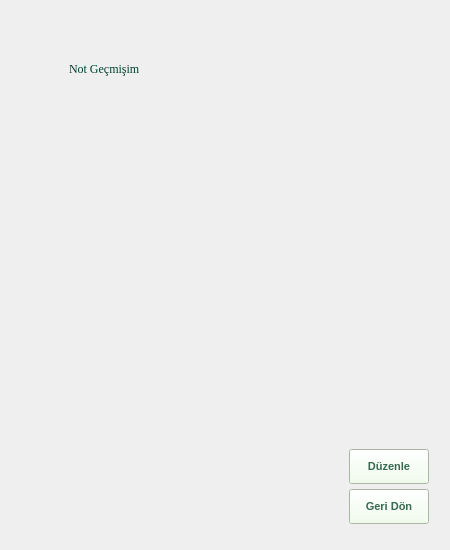
<?xml version="1.0" encoding="UTF-8"?>
<ui version="4.0">
 <class>Form</class>
 <widget class="QWidget" name="Form">
  <property name="enabled">
   <bool>true</bool>
  </property>
  <property name="geometry">
   <rect>
    <x>0</x>
    <y>0</y>
    <width>450</width>
    <height>550</height>
   </rect>
  </property>
  <property name="windowTitle">
   <string>Form</string>
  </property>
  <widget class="QWidget" name="widget" native="true">
   <property name="geometry">
    <rect>
     <x>-1</x>
     <y>-1</y>
     <width>491</width>
     <height>550</height>
    </rect>
   </property>
   <widget class="QLabel" name="label">
    <property name="geometry">
     <rect>
      <x>-160</x>
      <y>0</y>
      <width>611</width>
      <height>550</height>
     </rect>
    </property>
    <property name="styleSheet">
     <string notr="true">border-image: url(:/images/bg.jpg);
border-radius: 20px;</string>
    </property>
    <property name="text">
     <string/>
    </property>
   </widget>
   <widget class="QLabel" name="label_2">
    <property name="geometry">
     <rect>
      <x>70</x>
      <y>45</y>
      <width>120</width>
      <height>50</height>
     </rect>
    </property>
    <property name="font">
     <font>
      <family>Times New Roman</family>
      <pointsize>9</pointsize>
      <weight>50</weight>
      <bold>false</bold>
     </font>
    </property>
    <property name="styleSheet">
     <string notr="true">color: rgb(0, 66, 48);</string>
    </property>
    <property name="text">
     <string>Not Geçmişim</string>
    </property>
   </widget>
   <widget class="QPushButton" name="pushButton">
    <property name="geometry">
     <rect>
      <x>350</x>
      <y>450</y>
      <width>80</width>
      <height>35</height>
     </rect>
    </property>
    <property name="font">
     <font>
      <family>Nirmala UI</family>
      <pointsize>8</pointsize>
      <weight>75</weight>
      <bold>true</bold>
     </font>
    </property>
    <property name="styleSheet">
     <string notr="true">background-color: rgb(238, 255, 231);
color: rgb(53, 106, 78);</string>
    </property>
    <property name="text">
     <string>Düzenle</string>
    </property>
   </widget>
   <widget class="QPushButton" name="pushButton_2">
    <property name="geometry">
     <rect>
      <x>350</x>
      <y>490</y>
      <width>80</width>
      <height>35</height>
     </rect>
    </property>
    <property name="font">
     <font>
      <family>Nirmala UI</family>
      <pointsize>8</pointsize>
      <weight>75</weight>
      <bold>true</bold>
     </font>
    </property>
    <property name="styleSheet">
     <string notr="true">background-color: rgb(238, 255, 231);
color: rgb(53, 106, 78);</string>
    </property>
    <property name="text">
     <string>Geri Dön</string>
    </property>
   </widget>
  </widget>
 </widget>
 <resources>
  <include location="res.qrc"/>
 </resources>
 <connections/>
</ui>
